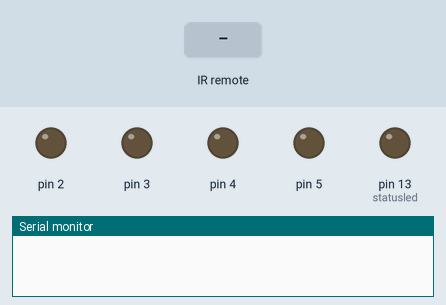
This sketch was run on a simulated Arduino Uno, built with avr-gcc and run on an emulated ATmega328P. Parts: output pins drawn as LEDs (lit = HIGH), the last lines printed to the serial monitor. Inputs (shaded band) come from the test bench.

Above: at 1.2 s.
1.3 s: infrared code 0x1FED827 received
At 1.8 s:
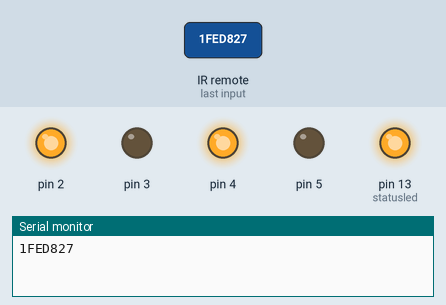
2.9 s: infrared code 0x1FEF00F received
At 4.2 s:
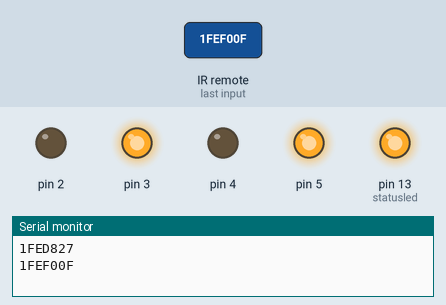
4.5 s: infrared code 0x1FE708F received
At 5.5 s:
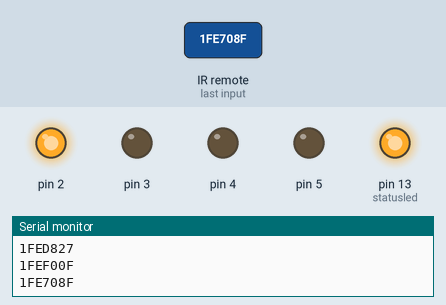
6.1 s: infrared code 0x1FE30CF received
At 6.7 s:
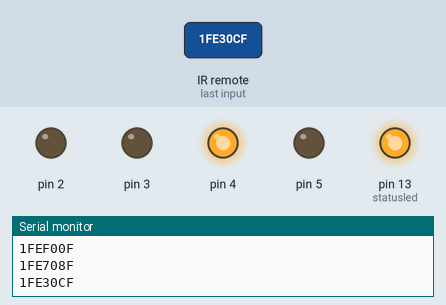
Timing chart, 0 to 8.7 s (numbered marks = the images above; inputs shaded):
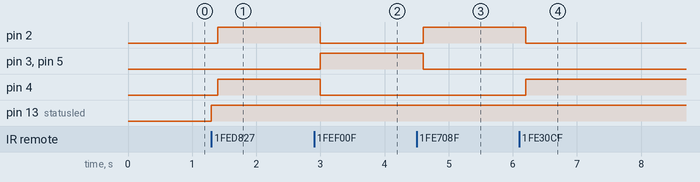

The sketch:

tsop2.ino
```cpp
#include <IRremote.h>
#include <IRremoteInt.h>

int RECV_PIN = 9;//pin to which connect TSOP output pin
int statusled = 13;

IRrecv irrecv(RECV_PIN);
decode_results results;

void setup()
{
irrecv.enableIRIn();
pinMode(statusled,OUTPUT);
pinMode(2,OUTPUT);
pinMode(3,OUTPUT);
pinMode(4,OUTPUT);
pinMode(5,OUTPUT);

digitalWrite(statusled,LOW);
Serial.begin(9600);
}

void loop()
{

if (irrecv.decode(&results))
 {
  digitalWrite(statusled,HIGH);
  Serial.println(results.value, HEX);//This will show HEX code from Remote in Serial Monitor
  delay(100);
  irrecv.resume();

if (results.value == 0x1FED827) // type your remote FORWARD robot control button hex value.
 {
 digitalWrite(2, HIGH);
 digitalWrite(3, LOW);
 digitalWrite(4, HIGH);
digitalWrite(5, LOW);
}

else if(results.value == 0x1FEF00F)// type your remote BACK robot control button hex value.
{
 digitalWrite(2, LOW);
 digitalWrite(3, HIGH);
digitalWrite(4, LOW);
 digitalWrite(5,HIGH);
 }

else if(results.value == 0x1FE708F)// type your remote RIGHT robot control button hex value.
{
 digitalWrite(2, HIGH);
  digitalWrite(3, LOW);
  digitalWrite(4, LOW);
 digitalWrite(5, LOW);
}

else if(results.value == 0x1FE30CF)// type your remote LEFT robot control button hex value.
{
  digitalWrite(2, LOW);
  digitalWrite(3, LOW);
  digitalWrite(4, HIGH);
  digitalWrite(5, LOW);
}

else if(results.value == 0x1FEB04F)// type your remote STOP robot control button hex value.
{
  digitalWrite(2, LOW);
  digitalWrite(3, LOW);
  digitalWrite(4, LOW);
  digitalWrite(5, LOW);;
}

}
}
```

Measured:
- after the input at 1.3 s, pin 2, pin 4: LOW → HIGH after 0.10 s; pin 13 (statusled): LOW → HIGH at once
- after the input at 2.9 s, pin 2, pin 4: HIGH → LOW after 0.10 s; pin 3, pin 5: LOW → HIGH after 0.10 s
- after the input at 4.5 s, pin 2: LOW → HIGH after 0.10 s; pin 3, pin 5: HIGH → LOW after 0.10 s
- after the input at 6.1 s, pin 2: HIGH → LOW after 0.10 s; pin 4: LOW → HIGH after 0.10 s
